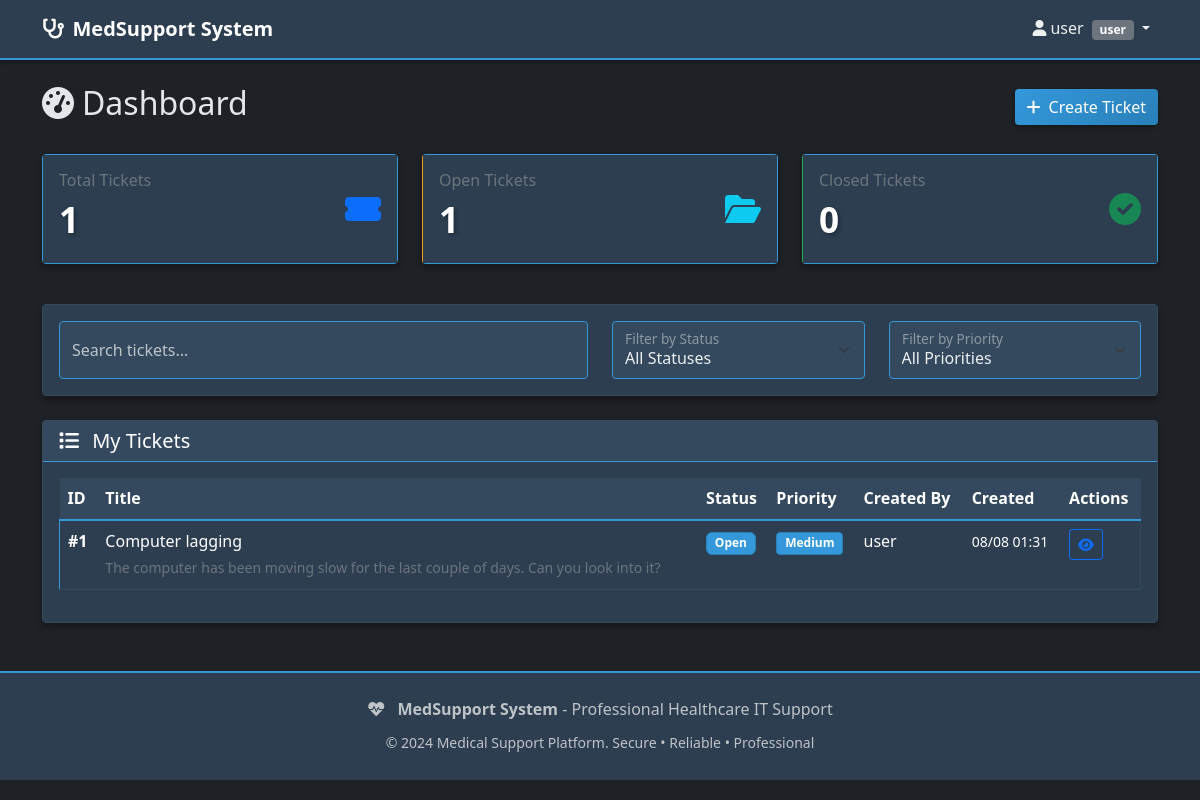
The page /dashboard (signed in) on the database its author committed.
### app.py (models this page shows, shortened)
class User(UserMixin, db.Model):
    id = db.Column(db.Integer, primary_key=True)
    username = db.Column(db.String(80), unique=True, nullable=False)
    email = db.Column(db.String(120), unique=True, nullable=False)
    password_hash = db.Column(db.String(120), nullable=False)
    role = db.Column(db.String(20), nullable=False, default='user')  # admin, technician, user
    created_at = db.Column(db.DateTime, default=lambda: datetime.now(timezone.utc))
    created_tickets = db.relationship('Ticket', foreign_keys='Ticket.created_by_id', backref='creator', lazy='dynamic')
    assigned_tickets = db.relationship('Ticket', foreign_keys='Ticket.assigned_to_id', backref='assignee', lazy='dynamic')
    def is_admin(self):
        return self.role == 'admin'
    def is_technician(self):
        return self.role in ['admin', 'technician']

class Ticket(db.Model):
    id = db.Column(db.Integer, primary_key=True)
    title = db.Column(db.String(200), nullable=False)
    description = db.Column(db.Text, nullable=False)
    status = db.Column(db.String(20), nullable=False, default='open')  # open, in_progress, resolved, closed
    priority = db.Column(db.String(20), nullable=False, default='medium')  # low, medium, high, urgent
    created_at = db.Column(db.DateTime, default=lambda: datetime.now(timezone.utc))
    updated_at = db.Column(db.DateTime, default=lambda: datetime.now(timezone.utc), onupdate=lambda: datetime.now(timezone.utc))
    created_by_id = db.Column(db.Integer, db.ForeignKey('user.id'), nullable=False)
    assigned_to_id = db.Column(db.Integer, db.ForeignKey('user.id'))
    category_id = db.Column(db.Integer, db.ForeignKey('category.id'))
    activity_logs = db.relationship('ActivityLog', backref='ticket', lazy='dynamic', cascade='all, delete-orphan')
    def get_sla_hours(self):
        priority_to_hours = {
            'low': 72,
            'medium': 48,
            'high': 24,
            'urgent': 8,
        }
        return priority_to_hours.get(self.priority, 48)
    def get_sla_due_at(self):
        return self.created_at + timedelta(hours=self.get_sla_hours()) if self.created_at else None
    def is_sla_active(self):
        return self.status in ['open', 'in_progress']
    def is_sla_breached(self):
        due = self.get_sla_due_at()
        if not due:
            return False
        if not self.is_sla_active():
            return False
        return datetime.now(timezone.utc) > due

### app.py (the view)
@app.route('/dashboard')
@login_required
def dashboard():
    if current_user.is_admin():
        tickets = Ticket.query.order_by(Ticket.created_at.desc()).all()
    elif current_user.is_technician():
        tickets = Ticket.query.filter(
            (Ticket.assigned_to_id == current_user.id) |
            (Ticket.assigned_to_id.is_(None))
        ).order_by(Ticket.created_at.desc()).all()
    else:
        tickets = Ticket.query.filter_by(created_by_id=current_user.id).order_by(Ticket.created_at.desc()).all()
    total_tickets = len(tickets)
    open_tickets = len([t for t in tickets if t.status in ['open', 'in_progress']])
    closed_tickets = len([t for t in tickets if t.status in ['resolved', 'closed']])
    try:
        for t in tickets:
            if t.is_sla_active():
                check_and_handle_sla(t)
    except Exception as e:
        print(f"SLA dashboard check error: {e}")
    return render_template('dashboard.html',
                         tickets=tickets,
                         total_tickets=total_tickets,
                         open_tickets=open_tickets,
                         closed_tickets=closed_tickets)

### app.py (called while the page is built)
@login_manager.user_loader
def load_user(user_id):
    return User.query.get(int(user_id))

### templates/dashboard.html (shortened to what this page needs)
{% extends "base.html" %}
{% block content %}
<div class="d-flex justify-content-between align-items-center mb-4">
    <h2><i class="fas fa-tachometer-alt me-2"></i>Dashboard</h2>
    <a href="{{ url_for('create_ticket') }}" class="btn btn-primary">
        <i class="fas fa-plus me-2"></i>Create Ticket
    </a>
</div>
<div class="row mb-4">
    <div class="col-md-4 mb-3">
        <div class="card stats-card total">
            <div class="card-body">
                <div class="d-flex justify-content-between align-items-center">
                    <div>
                        <h6 class="card-title text-muted mb-0">Total Tickets</h6>
                        <div class="stats-number">{{ total_tickets }}</div>
                    </div>
                    <i class="fas fa-ticket-alt fa-2x text-primary"></i>
                </div>
            </div>
        </div>
    </div>
    <div class="col-md-4 mb-3">
        <div class="card stats-card open">
            <div class="card-body">
                <div class="d-flex justify-content-between align-items-center">
                    <div>
                        <h6 class="card-title text-muted mb-0">Open Tickets</h6>
                        <div class="stats-number">{{ open_tickets }}</div>
                    </div>
                    <i class="fas fa-folder-open fa-2x text-info"></i>
                </div>
            </div>
        </div>
    </div>
    <div class="col-md-4 mb-3">
        <div class="card stats-card closed">
            <div class="card-body">
                <div class="d-flex justify-content-between align-items-center">
                    <div>
                        <h6 class="card-title text-muted mb-0">Closed Tickets</h6>
                        <div class="stats-number">{{ closed_tickets }}</div>
                    </div>
                    <i class="fas fa-check-circle fa-2x text-success"></i>
                </div>
            </div>
        </div>
    </div>
</div>
<div class="card mb-4">
    <div class="card-body">
        <div class="row">
            <div class="col-md-6">
                <div class="form-floating">
                    <input type="text" class="form-control" id="searchInput" placeholder="Search tickets...">
                    <label for="searchInput">Search tickets...</label>
                </div>
            </div>
            <div class="col-md-3">
                <div class="form-floating">
                    <select class="form-select" id="statusFilter">
                        <option value="">All Statuses</option>
                    </select>
                    <label for="statusFilter">Filter by Status</label>
                </div>
            </div>
            <div class="col-md-3">
                <div class="form-floating">
                    <select class="form-select" id="priorityFilter">
                        <option value="">All Priorities</option>
                    </select>
                    <label for="priorityFilter">Filter by Priority</label>
                </div>
            </div>
        </div>
    </div>
</div>
<div class="card">
    <div class="card-header">
        <h5 class="mb-0"><i class="fas fa-list me-2"></i>
            {% if current_user.is_admin() %}
                All Tickets
            {% elif current_user.is_technician() %}
                Available & Assigned Tickets
            {% else %}
                My Tickets
            {% endif %}
        </h5>
    </div>
    <div class="card-body">
        {% if tickets %}
            <div class="table-responsive">
                <table class="table table-hover">
                    <thead>
                        <tr>
                            <th>ID</th>
                            <th>Title</th>
                            <th>Status</th>
                            <th>Priority</th>
                            <th>Created By</th>
                            <th>Created</th>
                            <th>Actions</th>
                        </tr>
                    </thead>
                    <tbody>
                        {% for ticket in tickets %}
                        <tr class="ticket-item" data-priority="{{ ticket.priority }}" data-status="{{ ticket.status }}" data-ticket="{{ ticket.id }}">
                            <td>
                                <strong>#{{ ticket.id }}</strong>
                            </td>
                            <td>
                                <div class="ticket-title">{{ ticket.title }}</div>
                                <small class="text-muted ticket-description">{{ ticket.description[:100] }}{% if ticket.description|length > 100 %}...{% endif %}</small>
                            </td>
                            <td>
                                {% if current_user.is_technician() %}
                                    <select class="form-select form-select-sm quick-status-update"
                                            data-ticket-id="{{ ticket.id }}"
                                            data-original-value="{{ ticket.status }}">
                                        <option value="open" {% if ticket.status == 'open' %}selected{% endif %}>Open</option>
                                        <option value="in_progress" {% if ticket.status == 'in_progress' %}selected{% endif %}>In Progress</option>
                                        <option value="resolved" {% if ticket.status == 'resolved' %}selected{% endif %}>Resolved</option>
                                        <option value="closed" {% if ticket.status == 'closed' %}selected{% endif %}>Closed</option>
                                    </select>
                                {% else %}
                                    <span class="badge status-badge" data-status="{{ ticket.status }}">
                                        {{ ticket.status.replace('_', ' ').title() }}
                                    </span>
                                {% endif %}
                            </td>
                            <td>
                                <span class="badge priority-{{ ticket.priority }}">
                                    {{ ticket.priority.title() }}
                                </span>
                            </td>
                            <td>{{ ticket.creator.username }}</td>
                            <td>
                                <small data-bs-toggle="tooltip" title="{{ ticket.created_at.strftime('%Y-%m-%d %H:%M:%S') }}">
                                    {{ ticket.created_at.strftime('%m/%d %H:%M') }}
                                </small>
                            </td>
                            <td>
                                <a href="{{ url_for('view_ticket', ticket_id=ticket.id) }}"
                                   class="btn btn-sm btn-outline-primary"
                                   data-bs-toggle="tooltip"
                                   title="View Ticket">
                                    <i class="fas fa-eye"></i>
                                </a>
                            </td>
                        </tr>
                        {% endfor %}
                    </tbody>
                </table>
            </div>
        {% endif %}
    </div>
</div>
{% endblock %}

### templates/base.html (shortened to what this page needs)
<!DOCTYPE html>
<html lang="en">
<head>
    <link href="https://cdn.jsdelivr.net/npm/bootstrap@5.1.3/dist/css/bootstrap.min.css" rel="stylesheet">
    <link href="https://cdnjs.cloudflare.com/ajax/libs/font-awesome/6.0.0/css/all.min.css" rel="stylesheet">
    <link href="{{ url_for('static', filename='style.css') }}" rel="stylesheet">
</head>
<body>
    <nav class="navbar navbar-expand-lg navbar-dark">
        <div class="container">
            <a class="navbar-brand" href="{{ url_for('index') }}">
                <i class="fas fa-stethoscope me-2"></i>MedSupport System
            </a>
            {% if current_user.is_authenticated %}
            <div class="navbar-nav ms-auto">
                <div class="nav-item dropdown">
                    <a class="nav-link dropdown-toggle" href="#" id="navbarDropdown" role="button" data-bs-toggle="dropdown">
                        <i class="fas fa-user me-1"></i>{{ current_user.username }}
                        <span class="badge bg-secondary ms-1">{{ current_user.role }}</span>
                    </a>
                </div>
            </div>
            {% endif %}
        </div>
    </nav>
    <main class="container mt-4">
        {% block content %}{% endblock %}
    </main>
    <footer class="mt-5 py-4">
        <div class="container text-center">
            <div class="row">
                <div class="col-md-12">
                    <i class="fas fa-heartbeat me-2"></i>
                    <strong>MedSupport System</strong> - Professional Healthcare IT Support
                </div>
            </div>
            <div class="row mt-2">
                <div class="col-md-12">
                    <small>&copy; 2024 Medical Support Platform. Secure • Reliable • Professional</small>
                </div>
            </div>
        </div>
    </footer>
</body>
</html>

### static/style.css (style rules this page uses)
body { background-color: #1e2125; color: #e4e6ea; font-family: 'Segoe UI', Tahoma, Geneva, Verdana, sans-serif; line-height: 1.6; }
.navbar-brand { font-weight: bold; color: #ffffff !important; }
.navbar-dark { background-color: #2c3e50 !important; border-bottom: 2px solid #3498db; box-shadow: 0 2px 4px rgba(0,0,0,0.3); }
.navbar-dark .navbar-nav .nav-link { color: #ecf0f1 !important; }
.card { background-color: #2c3e50; border: 1px solid #34495e; box-shadow: 0 4px 6px rgba(0, 0, 0, 0.3); transition: all 0.15s ease-in-out; color: #ecf0f1; }
.card-header { background-color: #34495e; border-bottom: 1px solid #3498db; font-weight: 600; color: #ffffff; }
.card-body { background-color: #2c3e50; }
.status-badge { font-size: 0.75rem; padding: 0.35em 0.65em; font-weight: 600; border-radius: 6px; }
.status-open { background-color: #3498db; color: #ffffff; border: 1px solid #2980b9; }
.priority-medium { background-color: #3498db; color: #ffffff; border: 1px solid #2980b9; }
.stats-card { border-left: 4px solid; transition: all 0.3s ease; background-color: #34495e; border: 1px solid #3498db; }
.stats-card.total { border-left-color: #3498db; background: linear-gradient(135deg, #34495e 0%, #2c3e50 100%); }
.stats-card.open { border-left-color: #f39c12; background: linear-gradient(135deg, #34495e 0%, #2c3e50 100%); }
.stats-card.closed { border-left-color: #27ae60; background: linear-gradient(135deg, #34495e 0%, #2c3e50 100%); }
.stats-number { font-size: 2.2rem; font-weight: bold; color: #ffffff; text-shadow: 2px 2px 4px rgba(0, 0, 0, 0.3); }
.ticket-item { border-left: 4px solid #34495e; transition: all 0.3s ease; background-color: #2c3e50; border: 1px solid #34495e; }
.ticket-item.priority-medium { border-left-color: #3498db; background-color: rgba(52, 152, 219, 0.05); }
.form-control { background-color: #34495e; border: 1px solid #3498db; color: #ecf0f1; }
.form-floating > label { color: #bdc3c7; }
.form-select { background-color: #34495e; border: 1px solid #3498db; color: #ecf0f1; }
.btn-primary { background: linear-gradient(135deg, #3498db 0%, #2980b9 100%); border: none; box-shadow: 0 2px 4px rgba(0, 0, 0, 0.3); transition: all 0.3s ease; }
footer { background-color: #2c3e50 !important; border-top: 2px solid #3498db; color: #bdc3c7; }
.table { color: #ecf0f1; }
.table th { border-top: none; border-bottom: 2px solid #3498db; background-color: #34495e; color: #ffffff; font-weight: 600; }
.table td { border-top: 1px solid #34495e; background-color: #2c3e50; }

### rows shown on the page
User: username "user", role "user"
Ticket: id "1", title "Computer lagging", description "The computer has been moving slow for the last couple of days. Can you look into it?", status.replace "Open", priority "Medium", creator.username "user", created_at "08/08 01:31"

### other values the page prints
{{ total_tickets }} "1"
{{ open_tickets }} "1"
{{ closed_tickets }} "0"
